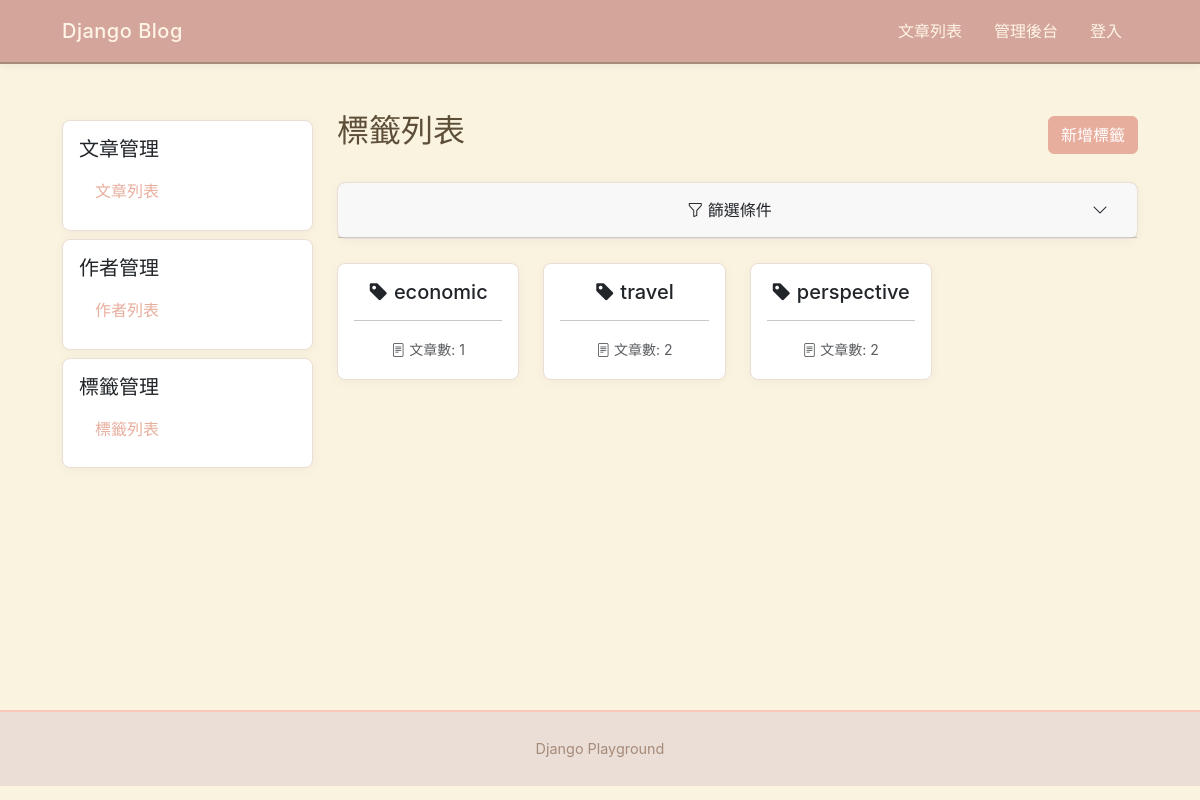
/blog/tags/, run on an earlier commit of the app's database.
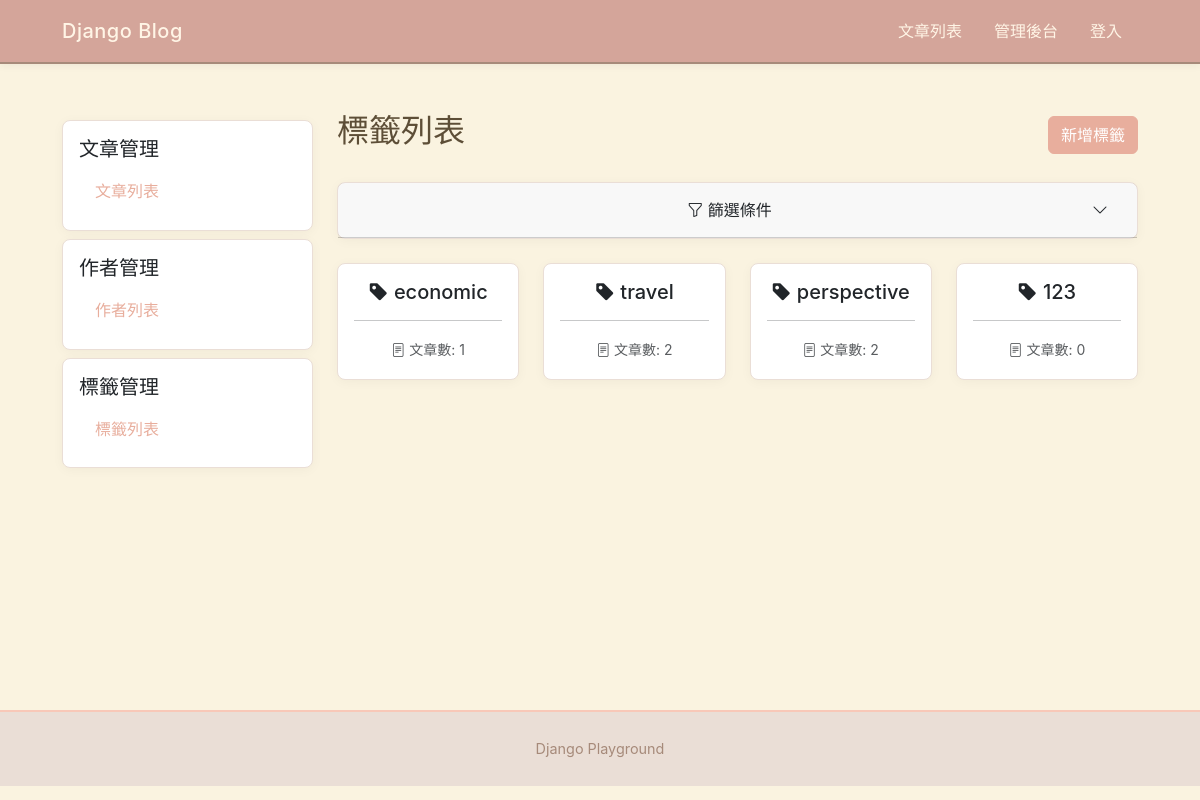
And on a later commit of the database.
### blog/models.py (models this page shows, shortened)
class Tag(models.Model):
    name = models.CharField(max_length=50, unique=True)

### blog/views.py (the view)
# urls.py: path("tags/", views.tag_list, name="tag_list"),
def tag_list(request):
    tags_filter = TagFilter(
        request.GET or None,
        queryset=Tag.objects.prefetch_related("articles"),
    )
    return render(request, "blog/tag_list.html", {"filter": tags_filter})

### blog/templates/blog/tag_list.html (shortened to what this page needs)
{% extends "blog/base.html" %}
{% load django_bootstrap5 %}
{% block blog_content %}
   <div class="d-flex justify-content-between align-items-center mb-4">
    <h2>
      標籤列表
    </h2>
    <a href="{% url 'blog:tag_create' %}" class="btn btn-primary">
      新增標籤
    </a>
  </div>
  <div class="card mb-4">
    <div class="card-header">
      <button class="btn btn-link text-decoration-none text-dark w-100"
              type="button"
              data-bs-toggle="collapse"
              data-bs-target="#filterCollapse"
              aria-expanded="false"
              aria-controls="filterCollapse">
        <i class="bi bi-funnel"></i> 篩選條件
        <i class="bi bi-chevron-down float-end"></i>
      </button>
    </div>
  </div>
  <div class="row">
    {% for tag in filter.qs %}
      <div class="col-md-6 col-lg-3 mb-4">
        <div class="card h-100">
          <div class="card-body text-center">
            <h5 class="card-title">
              <i class="bi bi-tag-fill"></i> {{ tag.name }}
            </h5>
            <hr>
            <p class="text-muted small mb-0">
              <i class="bi bi-file-text"></i> 文章數: {{ tag.articles.count }}
            </p>
          </div>
        </div>
      </div>
    {% empty %}
      <div class="col-12">
        <div class="alert alert-info">
          目前沒有標籤
        </div>
      </div>
    {% endfor %}
  </div>
{% endblock blog_content %}

What changed in the data, as far as the page shows it:
added Tag: name "123", articles.count "0"
